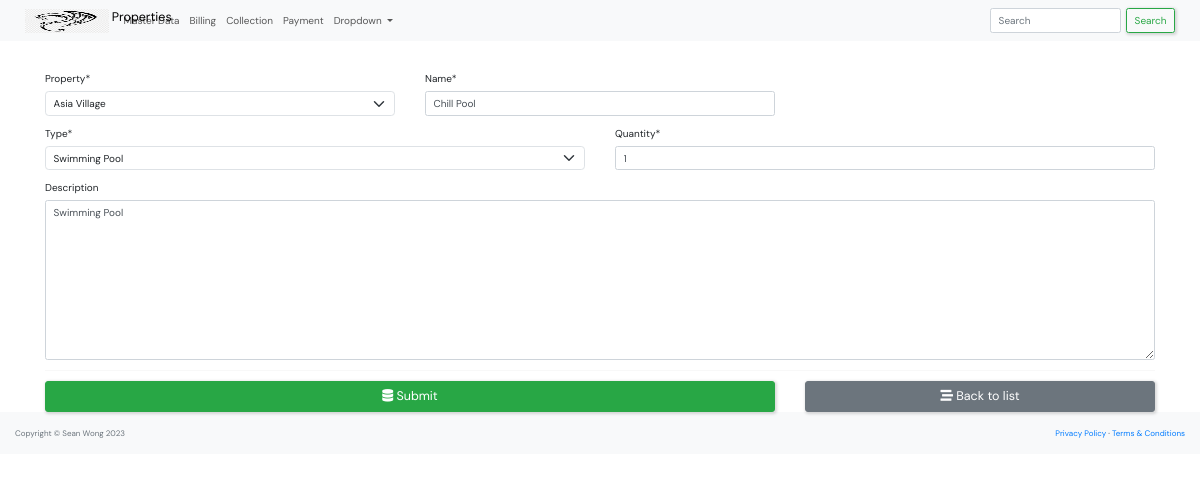
The app's page /master_data/facility_update/1/ with its own data.
### master_data/models.py (models this page shows, shortened)
class Facility(models.Model):
    property=models.ForeignKey(Property, on_delete=models.CASCADE)
    name=models.CharField(max_length=50)
    type=models.CharField(max_length=50)
    description=models.TextField()

### master_data/views.py (the view, shortened to what this page needs)
# urls.py: path('facility_update/<int:id>/', views.facility_form, name='facility-update'),
def facility_form(request, id=0):
    if request.method == "GET":
        if id == 0:
            form = FacilityForm()
        else:
            facility = Facility.objects.get(pk=id)
            form = FacilityForm(instance=facility)
        return render(request, "master_data/facility_form.html", {'form': form})

### master_data/forms.py
class FacilityForm(ModelForm):
    class Meta:
        model = Facility
        fields = ('name', 'type', 'quantity', 'property', 'description',)

### master_data/models.py (called while the page is built)
    def __str__(self):
        return self.name

### master_data/templates/master_data/facility_form.html (shortened to what this page needs)
{% extends "base.html" %}
{% load crispy_forms_tags %}
{% block content %}
<form action="" method="post" autocomplete="off">
    <br/><br/>
    <div class="container">
        <div class="row">
            <div class="col-md-4">
                {{form.property|as_crispy_field}}
            </div>
            <div class="col-md-4">
                {{form.name|as_crispy_field}}
            </div>
        </div>
        <div class="row">
            <div class="col-md-6">
                {{form.type|as_crispy_field}}
            </div>
            <div class="col-md-6">
                {{form.quantity|as_crispy_field}}
            </div>
        </div>
        {{form.description|as_crispy_field}}
        <hr>
        <div class="row">
            <div class="col-md-8">
                <button type="submit" class="btn btn-success btn-block btn-lg"><i class="fas fa-database"></i>
                    Submit</button>
            </div>
            <div class="col-md-4">
                <a href="{% url 'unit-list' %}" class="btn btn-secondary btn-block btn-lg">
                    <i class="fas fa-stream"></i> Back to list
                </a>
            </div>
        </div>
    </div>
</form>
{% endblock content %}

### static/css/style.css (style rules this page uses)
* { font-family: "DM Sans", -apple-system, BlinkMacSystemFont, "Segoe UI", Roboto, Oxygen, Ubuntu, Cantarell, "Open Sans", "Helvetica Neue", sans-serif; margin: 0; padding: 0; box-sizing: border-box; text-rendering: optimizeLegibility; font-size: inherit; }
html { font-size: 56.25%; }
@media only screen and (min-width: 1200px) { html { font-size: 62.5%; } }
body { line-height: 1.6; font-weight: 400; font-size: 1.5rem; color: var(--color-light-gray); background-color: var(--color-bg); min-height: 100vh; }
a { display: inline-block; color: var(--color-main); text-decoration: none; }
.container { max-width: 120rem; width: 90%; margin: auto; }
.btn { background-color: transparent; border: none; display: inline-flex; align-items: center; gap: 1rem; cursor: pointer; transition: all ease-in-out 0.3s; padding: 1rem 2rem; border-radius: 5px; box-shadow: 1px 1px 3px 1px rgba(0, 0, 0, 0.15); font-weight: 500; }

### records on screen
Facility: property "Asia Village", name "Chill Pool", type "Swimming Pool", quantity "1", description "Swimming Pool"
